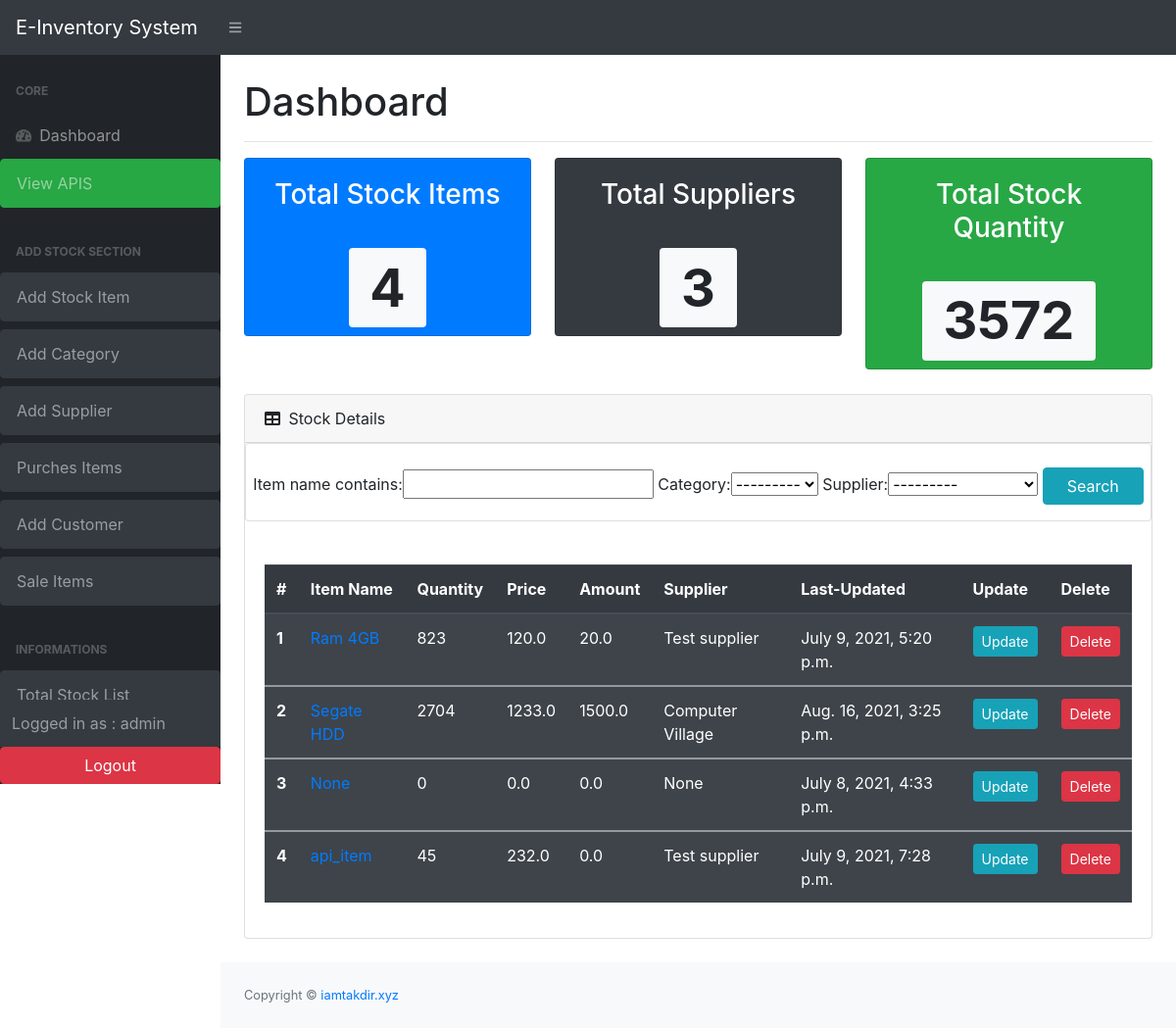
The app's page / (signed in) with its own data.
### stock/models.py (models this page shows, shortened)
class Stock( models.Model):
    id = models.AutoField(primary_key=True)
    category =models.ForeignKey(Category, on_delete=models.SET_NULL, null=True,blank=True)
    item_name = models.CharField(max_length=200, null=True)
    quantity = models.IntegerField(default=0)
    price = models.FloatField(null=True, blank=True,default= 0)
    amount = models.FloatField(null=True, blank=True,default= 0)
    supplier= models.ForeignKey(Supplier, on_delete=models.SET_NULL, null=True,blank=True)
    last_updated=models.DateTimeField(auto_now_add=False,auto_now=True)
    timestamp= models.DateTimeField(auto_now_add=True,auto_now=False,)
    is_deleted = models.BooleanField(default=False)

class Supplier (models.Model):
    sup_name = models.CharField(max_length=200, null=True,)
    sup_mobile = models.CharField(max_length=200, null=True, blank=True)
    sup_email = models.CharField(max_length=200, null=True, blank=True)
    sup_note = models.TextField(blank=True, null=True)
    def __str__(self):
        return self.sup_name

### stock/views.py (the view)
# urls.py: path('', views.list_items, name='home'),
@login_required(login_url='user_login')
def list_items(request):
    items = Stock.objects.all()
    supplier=Supplier.objects.all()
    customer = Customer.objects.all()
    total_items= items.count()
    total_supplier = supplier.count()
    total_quantity=[]
    for item in items:
        if item.quantity is None:
            item.quantity = 0
        else:
            total_quantity.append(item.quantity)
    total_quantity=sum(total_quantity)
    search= Filter(request.GET, queryset=items)
    items = search.qs
    context = {
    'items':items,
    'search':search,
    'total_items':total_items,
    'total_supplier':total_supplier,
    'total_quantity':total_quantity,
    'customer':customer,
    }
    return render (request, 'stock/itmes.html', context)

### stock/models.py (called while the page is built)
    def __str__(self):
        return self.cat_name

### stock/templates/stock/itmes.html (shortened to what this page needs)
{% extends "base.html" %}
{% block content %}
{% load crispy_forms_tags %}
<main>
    <div class="container-fluid">
        <h1 class="mt-4 mb-3">Dashboard</h1>
        <hr>
        <div class="row">
            <div class="col-xl-4 col-md-6  text-center">
                <div class="card bg-primary text-white mb-4">
                    <div class="card-body">
                        <h3>Total Stock Items</h3>
                    </div>
                    <div class=" text-center">
                        <h1 class="display-3"><span class="badge badge-light">{{total_items}}</span></h1>
                    </div>
                </div>
            </div>
            <div class="col-xl-4 col-md-6 text-center">
                <div class="card bg-dark text-white mb-4">
                    <div class="card-body">
                        <h3>Total Suppliers</h3>
                    </div>
                    <div class=" text-center">
                        <h1 class="display-3"><span class="badge badge-light">{{total_supplier}}</span></h1>
                    </div>
                </div>
            </div>
            <div class="col-xl-4 col-md-6 text-center">
                <div class="card bg-success text-white mb-4">
                    <div class="card-body">
                        <h3>Total Stock Quantity</h3>
                    </div>
                    <div class=" text-center">
                        <h1 class="display-3"><span class="badge badge-light">{{total_quantity}}</span></h1>
                    </div>
                </div>
            </div>
            <div class="col-xl-3 col-md-6">
            </div>
        </div>
        <div class="card mb-4">
            <div class="card-header">
                <i class="fas fa-table mr-1"></i>
                Stock Details
            </div>
            <div class="form-group card mb-4">
                <form class="form-group" action="" method="GET">
                    <br>
                    <div class="text-center">
                        {{search.form}}
                        <input class="btn btn-info pl-4 pr-4" type="submit" value="Search" name="" id="">
                    </div>
                </form>
            </div>
            <div class="card-body">
                <div class="table-responsive">
                    <table class="table table-striped table-dark">
                        <thead>
                            <tr>
                                <th scope="col">#</th>
                                <th scope="col">Item Name</th>
                                <th scope="col">Quantity</th>
                                <th scope="col">Price</th>
                                <th scope="col">Amount</th>
                                <th scope="col">Supplier</th>
                                <th scope="col">Last-Updated</th>
                                <th scope="col">Update</th>
                                <th scope="col">Delete</th>
                            </tr>
                        </thead>
                        {% for item in items %}
                        <tbody>
                            <tr>
                                <th scope="row">{{ forloop.counter }}</th>
                                <td><a href="{% url 'stock_details' item.id %}">{{item.item_name}}</a></td>
                                <td>{{item.quantity}}</td>
                                <td>{{item.price}}</td>
                                <td>{{item.amount}}</td>
                                <td>{{item.supplier}}</td>
                                <td>{{item.last_updated}}</td>
                                <td c><a href="{% url 'update_stock' item.id %}"><button type="button"
                                            class="btn btn-info btn-sm">Update</button></a></td>
                                <td><a href="{% url 'delete_stock' item.id %}"><button type="button"
                                            class="btn btn-danger btn-sm">Delete</button></a></td>
                            </tr>
                        </tbody>
                        {% endfor%}
                    </table>
                </div>
            </div>
        </div>
    </div>
</main>
{% endblock %}

### stock/templates/layouts/backend_sidebar.html (shortened to what this page needs)
<div id="layoutSidenav_nav">
    <nav class="sb-sidenav accordion sb-sidenav-dark" id="sidenavAccordion">
        <div class="sb-sidenav-menu">
            <div class="nav">
                <div class="sb-sidenav-menu-heading">Core</div>
                <a class="nav-link" href="{% url 'list_items' %}">
                    <div class="sb-nav-link-icon"><i class="fas fa-tachometer-alt"></i></div>
                    Dashboard
                </a>
                <a class="nav-link collapsed btn btn-success mb-2" href="{% url 'schema-swagger-ui' %}"> View APIS
                </a>
                <div class="sb-sidenav-menu-heading">Add Stock Section</div>
                <a class="nav-link collapsed btn btn-dark mb-2" href="{% url 'add_stock' %}"> Add Stock Item
                </a>
                <a class="nav-link collapsed btn btn-dark mb-2" href="{% url 'add_category' %}"> Add Category
                </a>
                <a class="nav-link collapsed btn btn-dark mb-2" href="{% url 'add_sup' %}"> Add Supplier
                </a>
                <a class="nav-link collapsed btn btn-dark mb-2" href="{% url 'purchase' %}"> Purches Items
                </a>
                <a class="nav-link collapsed btn btn-dark mb-2" href="{% url 'add_cust' %}"> Add Customer
                </a>
                <a class="nav-link collapsed btn btn-dark mb-2" href="{% url 'sale' %}"> Sale Items
                </a>
                <div class="sb-sidenav-menu-heading">Informations</div>
                <a class="nav-link collapsed btn btn-dark mb-2" href="{% url 'total_list' %}"> Total Stock List
                </a>
            </div>
        </div>
        <div class="sb-sidenav-footer">
            <div class="p">Logged in as : {{request.user}}</div>
        </div>
        <div class="sb-sidenav-menu-heading text-center">
            {% if user.is_authenticated %}
            <form method="POST" action="{% url 'logout' %}">
                <button class="btn btn-danger" type="submit" style="padding-left: 85px; padding-right: 85px;">Logout
                </button>
            </form>
            {% else %}
            <button class="btn btn-info" type="submit" style="padding-left: 85px; padding-right: 85px;">login
            </button>
            {% endif %}
        </div>
    </nav>
</div>

### records on screen
Stock: item_name "Ram 4GB", quantity "823", price "120.0", amount "20.0", supplier "Test supplier", last_updated "July 9, 2021, 5:20 p.m."
Stock: item_name "Segate HDD", quantity "2704", price "1233.0", amount "1500.0", supplier "Computer Village", last_updated "Aug. 16, 2021, 3:25 p.m."
Stock: item_name "None", quantity "0", price "0.0", amount "0.0", supplier "None", last_updated "July 8, 2021, 4:33 p.m."
Stock: item_name "api_item", quantity "45", price "232.0", amount "0.0", supplier "Test supplier", last_updated "July 9, 2021, 7:28 p.m."

### other values on screen
{{ request.user }} "admin"
{{ total_items }} "4"
{{ total_supplier }} "3"
{{ total_quantity }} "3572"
